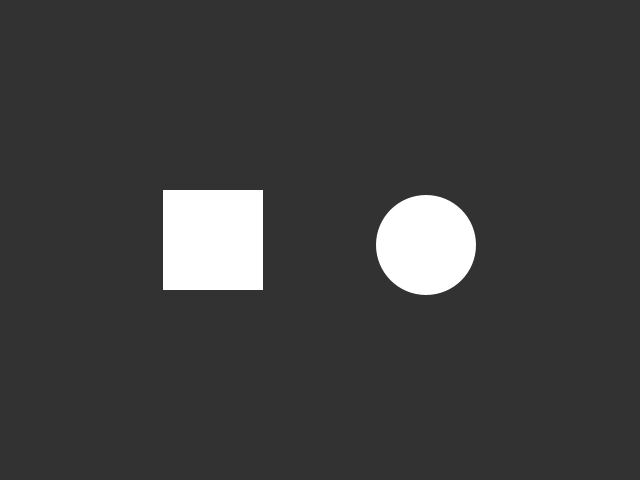
Frame 1 (no input)
Frame 60 (the mouse pressed at the canvas centre just before this capture): identical to frame 1, image omitted
Frame 120 (the mouse held since frame 60 and released just before this capture): identical to frame 1, image omitted

The Processing sketch that drew this single still picture (run headless with seeded random() and noise(); from frame 60 on, the mouse is pressed at the canvas centre):

// Processing sketch: processing_112985
// ── processing_112985.pde

float rx, ry;    // rectangle x- and y-coordinate
float rd = 100;  // rectangle width

float ex, ey;    // ellipse x- and y-coordinate
float ed = 100;  // ellipse diameter

float yspeed;
float xspeed;
float r = random(rx);

void setup() {
  size(640, 480);
  smooth();
  rectMode(CENTER);
  noStroke();
  yspeed = 5;




  // Set the x- and y-coordinates for the rectangle
  rx = width/3;
  ry = height/2;

  // Set the x- and y-coordinates for the ellipse
  ex = 2*width/3;
  ey = height/2 + yspeed;
}

void draw() {
  background(50);

  if ( mouseX > rx-50 && mouseX < rx+50 && mouseY > ry-50 && mouseY < ry+50) {
    rx = mouseX;
    ry = mouseY;
    rd = mouseX;
    fill(255, mouseY, mouseX);
  } 

  if (mousePressed == true) {
    rx = width/3;
    ry = height/2;
    rd = 100;
    fill(255);
  }

  rect(rx, ry, rd, rd);

  //------------------------------------ end of rectangle  


  fill(255);
  if ( mouseX > ex-50 && mouseX < ex+50 && mousePressed == true) {//&& mouseY > ey-50 && mouseY < ey+50) {
    ey = ey + yspeed;
    ed = ed + yspeed;
    fill(ey, ed, 255);
  } 


  if ( ey > height || ey < 0) {
    yspeed = yspeed * (-1);
  }



  ellipse(ex, ey, ed, ed);
}
